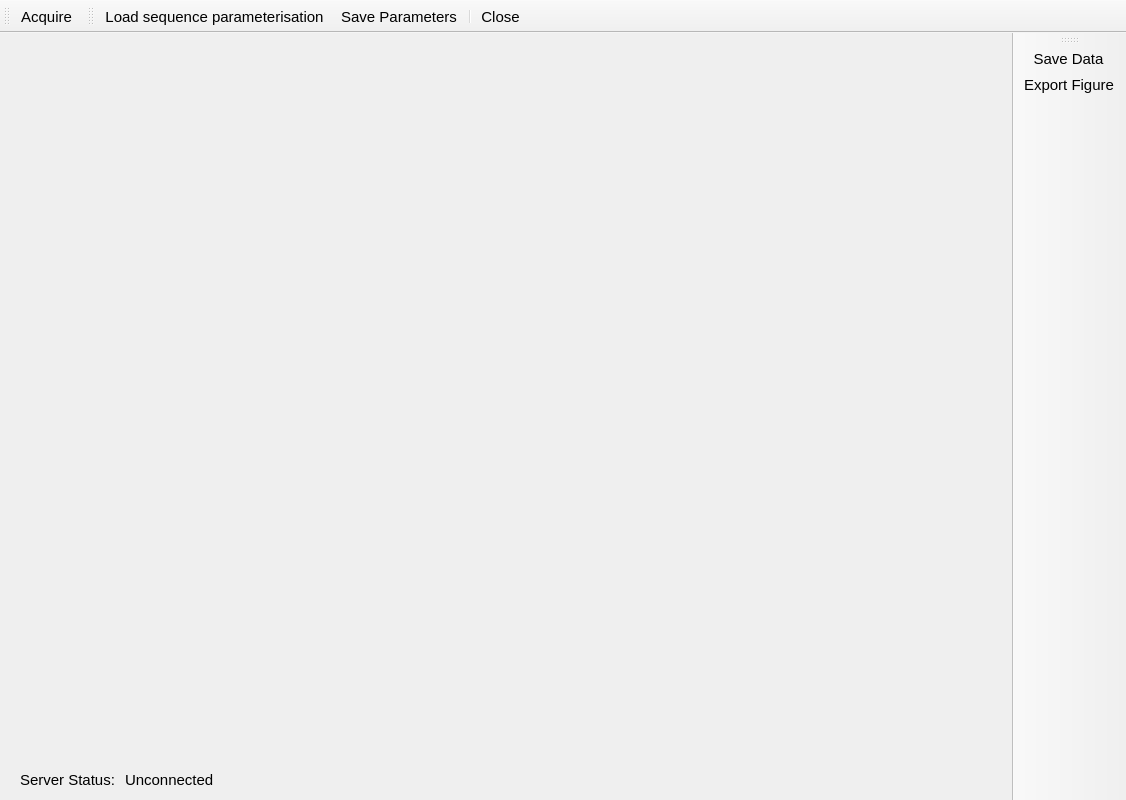
<?xml version="1.0" encoding="UTF-8"?>
<ui version="4.0">
 <class>MainWindow</class>
 <widget class="QMainWindow" name="MainWindow">
  <property name="geometry">
   <rect>
    <x>0</x>
    <y>0</y>
    <width>1126</width>
    <height>800</height>
   </rect>
  </property>
  <property name="font">
   <font>
    <pointsize>11</pointsize>
   </font>
  </property>
  <property name="windowTitle">
   <string>GUI for Open-Source MRI</string>
  </property>
  <widget class="QWidget" name="centralwidget">
   <layout class="QVBoxLayout" name="verticalLayout_4">
    <property name="spacing">
     <number>0</number>
    </property>
    <property name="leftMargin">
     <number>0</number>
    </property>
    <property name="topMargin">
     <number>0</number>
    </property>
    <property name="rightMargin">
     <number>0</number>
    </property>
    <property name="bottomMargin">
     <number>0</number>
    </property>
    <item>
     <widget class="QWidget" name="content" native="true">
      <property name="sizePolicy">
       <sizepolicy hsizetype="Expanding" vsizetype="Expanding">
        <horstretch>0</horstretch>
        <verstretch>0</verstretch>
       </sizepolicy>
      </property>
      <layout class="QHBoxLayout" name="horizontalLayout">
       <property name="spacing">
        <number>5</number>
       </property>
       <property name="leftMargin">
        <number>10</number>
       </property>
       <property name="topMargin">
        <number>10</number>
       </property>
       <property name="rightMargin">
        <number>10</number>
       </property>
       <property name="bottomMargin">
        <number>0</number>
       </property>
       <item>
        <widget class="QWidget" name="verticalWidget" native="true">
         <property name="sizePolicy">
          <sizepolicy hsizetype="Fixed" vsizetype="Preferred">
           <horstretch>0</horstretch>
           <verstretch>0</verstretch>
          </sizepolicy>
         </property>
         <property name="minimumSize">
          <size>
           <width>300</width>
           <height>0</height>
          </size>
         </property>
         <layout class="QVBoxLayout" name="verticalLayout">
          <property name="spacing">
           <number>5</number>
          </property>
          <property name="leftMargin">
           <number>0</number>
          </property>
          <property name="topMargin">
           <number>0</number>
          </property>
          <property name="rightMargin">
           <number>0</number>
          </property>
          <property name="bottomMargin">
           <number>0</number>
          </property>
          <item>
           <widget class="QWidget" name="sequenceList" native="true">
            <property name="sizePolicy">
             <sizepolicy hsizetype="Preferred" vsizetype="Minimum">
              <horstretch>0</horstretch>
              <verstretch>0</verstretch>
             </sizepolicy>
            </property>
            <layout class="QVBoxLayout" name="layout_operations">
             <property name="spacing">
              <number>0</number>
             </property>
             <property name="sizeConstraint">
              <enum>QLayout::SetNoConstraint</enum>
             </property>
             <property name="leftMargin">
              <number>0</number>
             </property>
             <property name="topMargin">
              <number>0</number>
             </property>
             <property name="rightMargin">
              <number>0</number>
             </property>
             <property name="bottomMargin">
              <number>0</number>
             </property>
            </layout>
           </widget>
          </item>
          <item>
           <widget class="QWidget" name="parameters" native="true">
            <property name="sizePolicy">
             <sizepolicy hsizetype="Preferred" vsizetype="Minimum">
              <horstretch>0</horstretch>
              <verstretch>0</verstretch>
             </sizepolicy>
            </property>
            <layout class="QVBoxLayout" name="layout_parameters">
             <property name="spacing">
              <number>10</number>
             </property>
             <property name="sizeConstraint">
              <enum>QLayout::SetNoConstraint</enum>
             </property>
             <property name="leftMargin">
              <number>10</number>
             </property>
             <property name="topMargin">
              <number>10</number>
             </property>
             <property name="rightMargin">
              <number>10</number>
             </property>
             <property name="bottomMargin">
              <number>10</number>
             </property>
            </layout>
           </widget>
          </item>
          <item>
           <spacer name="verticalSpacer">
            <property name="orientation">
             <enum>Qt::Vertical</enum>
            </property>
            <property name="sizeHint" stdset="0">
             <size>
              <width>20</width>
              <height>40</height>
             </size>
            </property>
           </spacer>
          </item>
         </layout>
        </widget>
       </item>
       <item>
        <widget class="QWidget" name="verticalWidget_2" native="true">
         <layout class="QVBoxLayout" name="verticalLayout_3">
          <property name="spacing">
           <number>5</number>
          </property>
          <property name="leftMargin">
           <number>0</number>
          </property>
          <property name="topMargin">
           <number>0</number>
          </property>
          <property name="rightMargin">
           <number>0</number>
          </property>
          <property name="bottomMargin">
           <number>0</number>
          </property>
          <item>
           <widget class="QWidget" name="plotview" native="true">
            <property name="sizePolicy">
             <sizepolicy hsizetype="Preferred" vsizetype="Preferred">
              <horstretch>0</horstretch>
              <verstretch>0</verstretch>
             </sizepolicy>
            </property>
            <property name="minimumSize">
             <size>
              <width>0</width>
              <height>400</height>
             </size>
            </property>
            <layout class="QVBoxLayout" name="plotview_layout">
             <property name="spacing">
              <number>0</number>
             </property>
             <property name="leftMargin">
              <number>0</number>
             </property>
             <property name="topMargin">
              <number>0</number>
             </property>
             <property name="rightMargin">
              <number>0</number>
             </property>
             <property name="bottomMargin">
              <number>0</number>
             </property>
            </layout>
           </widget>
          </item>
          <item>
           <widget class="QWidget" name="console" native="true">
            <property name="sizePolicy">
             <sizepolicy hsizetype="Minimum" vsizetype="Preferred">
              <horstretch>0</horstretch>
              <verstretch>0</verstretch>
             </sizepolicy>
            </property>
            <property name="minimumSize">
             <size>
              <width>0</width>
              <height>100</height>
             </size>
            </property>
            <property name="maximumSize">
             <size>
              <width>16777215</width>
              <height>200</height>
             </size>
            </property>
            <property name="autoFillBackground">
             <bool>true</bool>
            </property>
            <layout class="QGridLayout" name="layout_output" rowstretch="0">
             <property name="leftMargin">
              <number>10</number>
             </property>
             <property name="topMargin">
              <number>10</number>
             </property>
             <property name="rightMargin">
              <number>10</number>
             </property>
             <property name="bottomMargin">
              <number>10</number>
             </property>
             <property name="horizontalSpacing">
              <number>40</number>
             </property>
             <property name="verticalSpacing">
              <number>16</number>
             </property>
            </layout>
           </widget>
          </item>
         </layout>
        </widget>
       </item>
      </layout>
     </widget>
    </item>
    <item>
     <widget class="QWidget" name="statusbar" native="true">
      <property name="sizePolicy">
       <sizepolicy hsizetype="Preferred" vsizetype="Minimum">
        <horstretch>0</horstretch>
        <verstretch>0</verstretch>
       </sizepolicy>
      </property>
      <layout class="QHBoxLayout" name="horizontalLayout_3">
       <property name="spacing">
        <number>10</number>
       </property>
       <property name="leftMargin">
        <number>20</number>
       </property>
       <property name="topMargin">
        <number>0</number>
       </property>
       <property name="rightMargin">
        <number>0</number>
       </property>
       <property name="bottomMargin">
        <number>10</number>
       </property>
       <item>
        <widget class="QLabel" name="label">
         <property name="sizePolicy">
          <sizepolicy hsizetype="Minimum" vsizetype="Preferred">
           <horstretch>0</horstretch>
           <verstretch>0</verstretch>
          </sizepolicy>
         </property>
         <property name="text">
          <string>Server Status:</string>
         </property>
        </widget>
       </item>
       <item>
        <widget class="QLabel" name="status_connection">
         <property name="text">
          <string>Unconnected</string>
         </property>
        </widget>
       </item>
       <item>
        <spacer name="horizontalSpacer">
         <property name="orientation">
          <enum>Qt::Horizontal</enum>
         </property>
         <property name="sizeHint" stdset="0">
          <size>
           <width>40</width>
           <height>20</height>
          </size>
         </property>
        </spacer>
       </item>
      </layout>
     </widget>
    </item>
   </layout>
  </widget>
  <widget class="QMenuBar" name="menubar">
   <property name="geometry">
    <rect>
     <x>0</x>
     <y>0</y>
     <width>1126</width>
     <height>27</height>
    </rect>
   </property>
  </widget>
  <widget class="QToolBar" name="ComunicationToolbar">
   <property name="windowTitle">
    <string>toolBar</string>
   </property>
   <attribute name="toolBarArea">
    <enum>TopToolBarArea</enum>
   </attribute>
   <attribute name="toolBarBreak">
    <bool>false</bool>
   </attribute>
   <addaction name="action_acquire"/>
  </widget>
  <widget class="QToolBar" name="AcquisitionControlToolbar">
   <property name="windowTitle">
    <string>toolBar_3</string>
   </property>
   <attribute name="toolBarArea">
    <enum>TopToolBarArea</enum>
   </attribute>
   <attribute name="toolBarBreak">
    <bool>false</bool>
   </attribute>
   <addaction name="action_loadparams"/>
   <addaction name="action_saveparams"/>
   <addaction name="separator"/>
   <addaction name="action_close"/>
  </widget>
  <widget class="QToolBar" name="toolBar">
   <property name="windowTitle">
    <string>toolBar</string>
   </property>
   <attribute name="toolBarArea">
    <enum>RightToolBarArea</enum>
   </attribute>
   <attribute name="toolBarBreak">
    <bool>false</bool>
   </attribute>
   <addaction name="action_savedata"/>
   <addaction name="action_exportfigure"/>
  </widget>
  <action name="action_close">
   <property name="checkable">
    <bool>false</bool>
   </property>
   <property name="icon">
    <iconset>
     <normaloff>../resources/icons/delete-outline.svg</normaloff>../resources/icons/delete-outline.svg</iconset>
   </property>
   <property name="text">
    <string>Close</string>
   </property>
   <property name="toolTip">
    <string>Close PhisioMRI_GUI</string>
   </property>
   <property name="font">
    <font/>
   </property>
  </action>
  <action name="action_connect">
   <property name="checkable">
    <bool>false</bool>
   </property>
   <property name="icon">
    <iconset>
     <normaloff>../resources/icons/power.svg</normaloff>../resources/icons/power.svg</iconset>
   </property>
   <property name="text">
    <string>Connect</string>
   </property>
   <property name="toolTip">
    <string>Connect to server</string>
   </property>
   <property name="font">
    <font/>
   </property>
  </action>
  <action name="action_acquire">
   <property name="icon">
    <iconset>
     <normaloff>../resources/icons/media-play.svg</normaloff>../resources/icons/media-play.svg</iconset>
   </property>
   <property name="text">
    <string>Acquire</string>
   </property>
   <property name="toolTip">
    <string>Start Acquisition</string>
   </property>
  </action>
  <action name="action_loadparams">
   <property name="icon">
    <iconset>
     <normaloff>../resources/icons/waves.svg</normaloff>../resources/icons/waves.svg</iconset>
   </property>
   <property name="text">
    <string>Load sequence parameterisation</string>
   </property>
   <property name="toolTip">
    <string>Load parameters of a sequence from files </string>
   </property>
  </action>
  <action name="action_saveparams">
   <property name="icon">
    <iconset>
     <normaloff>../resources/icons/arrow-minimise.svg</normaloff>../resources/icons/arrow-minimise.svg</iconset>
   </property>
   <property name="text">
    <string>Save Parameters</string>
   </property>
   <property name="toolTip">
    <string>Save the parameters of a sequence in a file</string>
   </property>
  </action>
  <action name="action_savedata">
   <property name="icon">
    <iconset>
     <normaloff>../resources/icons/clipboard.svg</normaloff>../resources/icons/clipboard.svg</iconset>
   </property>
   <property name="text">
    <string>Save Data</string>
   </property>
   <property name="toolTip">
    <string>Save Acquired Data</string>
   </property>
  </action>
  <action name="action_exportfigure">
   <property name="icon">
    <iconset>
     <normaloff>../resources/icons/chart-line.svg</normaloff>../resources/icons/chart-line.svg</iconset>
   </property>
   <property name="text">
    <string>Export Figure</string>
   </property>
   <property name="toolTip">
    <string>Export the Figure of the Acquired Signal</string>
   </property>
  </action>
 </widget>
 <resources/>
 <connections/>
</ui>
